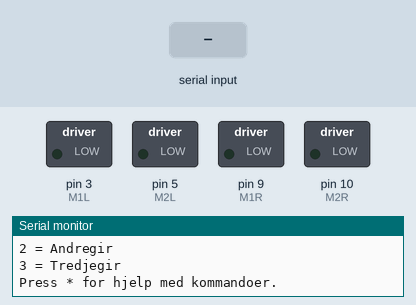
Recording of a sketch running on a simulated Arduino Uno, built with avr-gcc and run on an emulated ATmega328P. Shown: switched loads named in the sketch (green lamp = pin HIGH), the last lines printed to the serial monitor. Inputs (shaded band) come from the test bench.

Above: at 1.4 s.
1.5 s: "R" received over Serial
At 2.7 s:
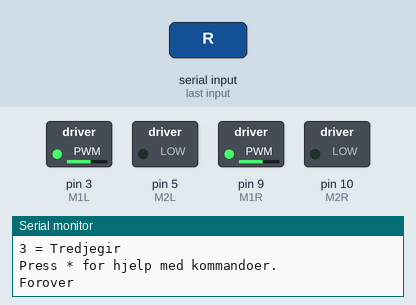
3.0 s: byte 103 ('g') received over Serial
At 3.8 s:
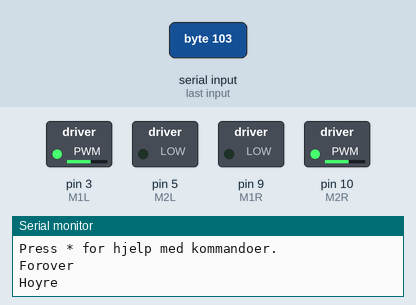
4.5 s: byte 69 ('E') received over Serial
At 5.0 s:
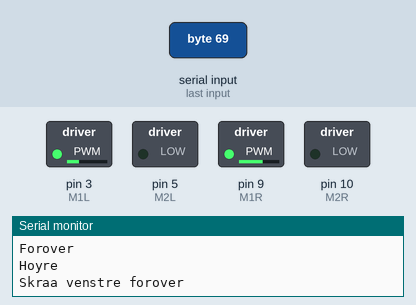
6.0 s: byte 84 ('T') received over Serial
At 7.2 s:
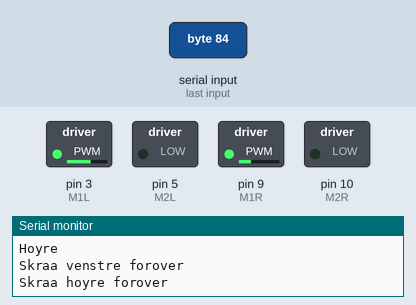
7.5 s: byte 90 ('Z') received over Serial
At 8.5 s:
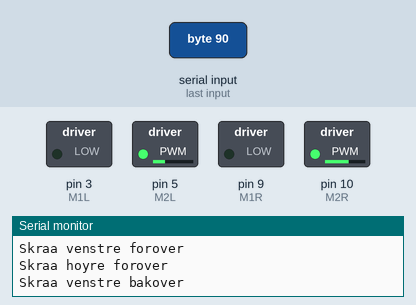
9.0 s: "X" received over Serial
At 9.6 s:
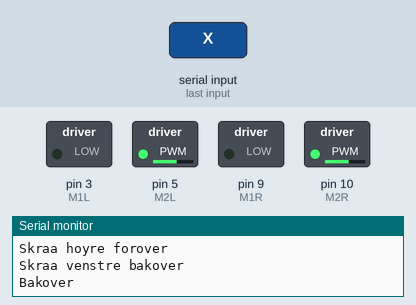
Timing chart, 0 to 11.5 s (numbered marks = the images above; inputs shaded):
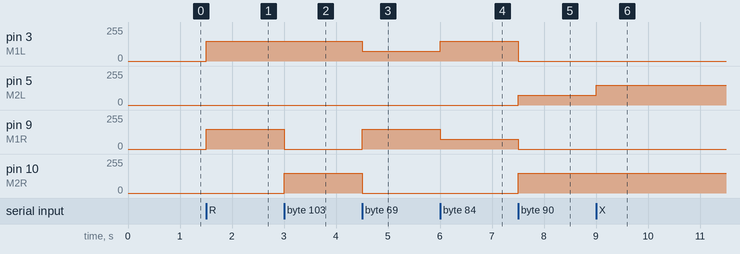

The sketch:

RCbluetoothcarV2.ino
```cpp
/*
RC-bilkontroller med alle retninger + giring
*/
volatile int gear = 150; //default speed forstegir

volatile char val;         // variable to receive data from the serial port
byte M1L = 3;              // PWM left drive motor
byte M2L = 5;              // PWM left drive motor
byte M1R = 9;              // PWM right drive motor
byte M2R = 10;              // PWM right drive motor

//M1 => High & M2 => Low: forward movement
//M1 => Low & M2 => High: Backward movement

void setup()
{
  pinMode(M1L, OUTPUT);
  pinMode(M1R, OUTPUT);
  pinMode(M2L, OUTPUT);
  pinMode(M2R, OUTPUT);
  Serial.begin(9600);       // start serial communication at 115200bps
  Help();
  Serial.println("Press * for hjelp med kommandoer.");
}

void loop() {
  if( Serial.available() > 0)       // if data is available to read
  {
    val = Serial.read();
    volatile int skewGear = gear/2;
    if(val == '1')
     {
      Serial.println("Forstegir ");
      gear = 150;
     }
     if (val == '2')
     {
       Serial.println("Andregir ");
       gear = 200;
     }
    if (val == '3')
     {
       Serial.println("Tredjegir ");
       gear = 255;
     }


    if( val == 'R' || val == 'r' )//forwards
    {
      Serial.println("Forover");
     //      Left Motor     :     Right Motor
      analogWrite(M1L, gear); analogWrite(M1R, gear);
      digitalWrite(M2L, LOW); digitalWrite(M2R, LOW);
    }
    else if( val == 'X' || val == 'x' )//backwards
    {
      Serial.println("Bakover");
      digitalWrite(M1L, LOW); digitalWrite(M1R, LOW);
      analogWrite(M2L, gear); analogWrite(M2R, gear);
    }
    else if( val == 'D' || val == 'd' )//Left
    {
      Serial.println("Venstre");
      digitalWrite(M1L, LOW); analogWrite(M1R, gear);
      analogWrite(M2L, gear); digitalWrite(M2R, LOW);
    }
   else if( val == 'G' || val == 'g' )
    {
      Serial.println("Hoyre");
      analogWrite(M1L, gear);digitalWrite(M1R, LOW);
      digitalWrite(M2L, LOW); analogWrite(M2R, gear);
    }
    else if( val == 'E' || val == 'e' )
    {
      Serial.println("Skraa venstre forover");
      analogWrite(M1L, skewGear); analogWrite(M1R, gear);
      digitalWrite(M2L, LOW); digitalWrite(M2R, LOW);
    }
    else if( val == 'T' || val == 't' )
    {
      Serial.println("Skraa hoyre forover");
      analogWrite(M1L, gear); analogWrite(M1R, skewGear);
      digitalWrite(M2L, LOW); digitalWrite(M2R, LOW);
    }
    else if( val == 'Z' || val == 'z' )
    {
      Serial.println("Skraa venstre bakover");
      digitalWrite(M1L, LOW); digitalWrite(M1R, LOW);
      analogWrite(M2L, skewGear); analogWrite(M2R, gear);
    }
    else if( val == 'C' || val == 'c' )
    {
      Serial.println("Skraa hoyre bakover");
      digitalWrite(M1L, LOW); digitalWrite(M1R, LOW);
      analogWrite(M2L, gear); analogWrite(M2R, skewGear);
    }
    else if(val == ' ' || val == '0')  // motors will stop if space bar is hit or 0
    {
      digitalWrite(M1L, LOW); digitalWrite(M1R, LOW);
      digitalWrite(M2L, LOW); digitalWrite(M2R, LOW);
    }
    else if(val == '*') {
      Help();
    }
    else{}
  }
}

void Help() {
  Serial.println(" ");
  Serial.println("Kommandoer, press * for kommandohjelp");
  Serial.println("R = Forover");
  Serial.println("X = Bakover");
  Serial.println("D = Venstre");
  Serial.println("G = Hoyre");
  Serial.println("E = Skraa venstre forover");
  Serial.println("T = Skraa hoyre forover");
  Serial.println("Z = Skraa venstre bakover");
  Serial.println("C = Skraa hoyre bakover");
  Serial.println("Space eller 0 = Stopp");
  Serial.println("---------- Gir -----------");
  Serial.println("1 = Forstegir");
  Serial.println("2 = Andregir");
  Serial.println("3 = Tredjegir");
  return;
}
```

Measured:
- after the input at 1.5 s, pin 3 (M1L), pin 9 (M1R): 0/255 → 150/255 at once
- after the input at 3.0 s, pin 9 (M1R): 150/255 → 0/255 at once; pin 10 (M2R): 0/255 → 150/255 at once
- after the input at 4.5 s, pin 3 (M1L): 150/255 → 75/255 at once; pin 9 (M1R): 0/255 → 150/255 at once; pin 10 (M2R): 150/255 → 0/255 at once
- after the input at 6.0 s, pin 3 (M1L): 75/255 → 150/255 at once; pin 9 (M1R): 150/255 → 75/255 at once
- after the input at 7.5 s, pin 3 (M1L): 150/255 → 0/255 at once; pin 5 (M2L): 0/255 → 75/255 at once; pin 9 (M1R): 75/255 → 0/255 at once; pin 10 (M2R): 0/255 → 150/255 at once
- after the input at 9.0 s, pin 5 (M2L): 75/255 → 150/255 at once
